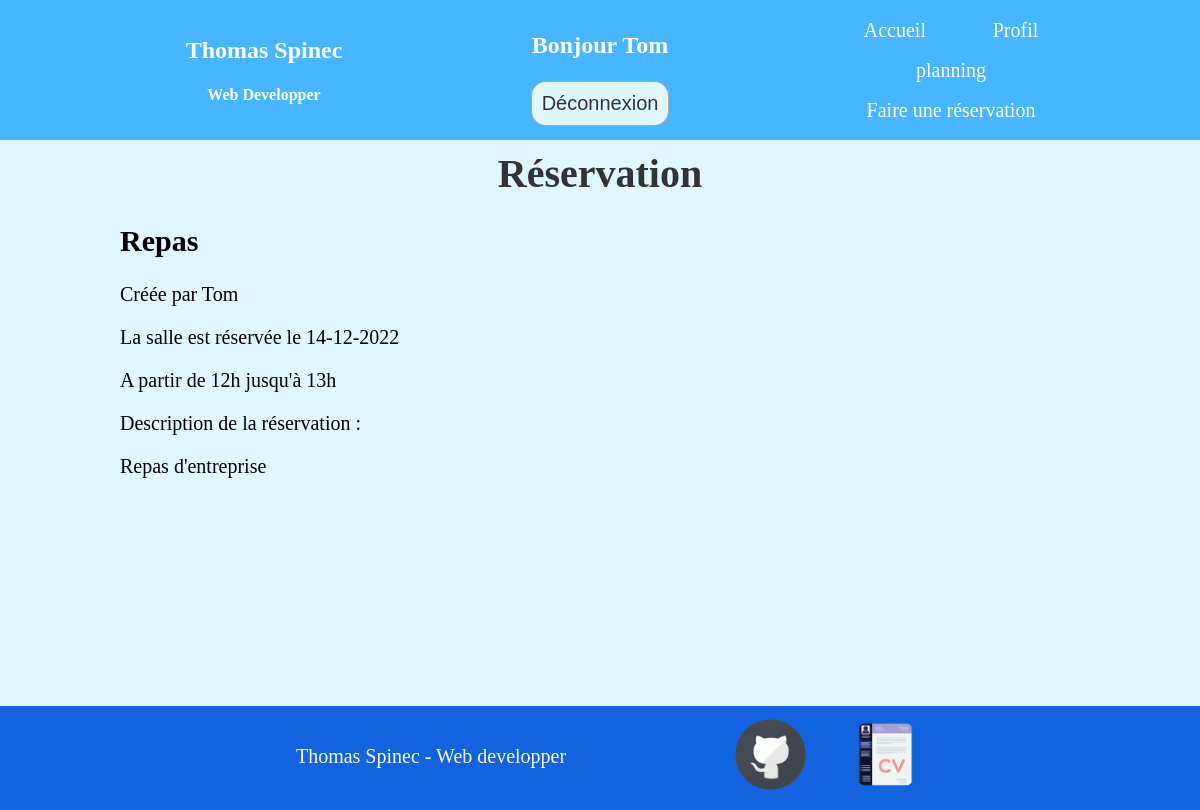
/reservation.php?id=6 (signed in), run on the app's committed database.
### tables this page shows
CREATE TABLE `reservations` (
  `id` int(11) NOT NULL,
  `titre` varchar(255) NOT NULL,
  `description` text NOT NULL,
  `debut` datetime NOT NULL,
  `fin` datetime NOT NULL,
  `id_utilisateur` int(11) NOT NULL
);

CREATE TABLE `utilisateurs` (
  `id` int(11) NOT NULL,
  `login` varchar(255) NOT NULL,
  `password` varchar(255) NOT NULL
);

### reservation.php (the view, shortened to what this page needs)
    <?php
        require 'include/header.php';
        require 'include/connect.php';
        if (isset($_GET['id'])) {
            $id = (int)$_GET['id'];
            $request = "SELECT reservations.titre, reservations.description, DATE_FORMAT(reservations.debut, '%d-%m-%Y %H') as debut, DATE_FORMAT(reservations.fin, '%d-%m-%Y %H') as fin, utilisateurs.login FROM reservations INNER JOIN utilisateurs on reservations.id_utilisateur = utilisateurs.id WHERE reservations.id = $id";
            $exect_request = mysqli_query($connect, $request);
            $reservations = mysqli_fetch_assoc($exect_request);
            list($date, $heure_d) = explode(" ", $reservations['debut']);
            list($date, $heure_f) = explode(" ", $reservations['fin']);
        }
        else {
            header('Location: planning.php');
        }
    ?>
    <main>
        <div class="container">
            <h1>Réservation</h1>
            <div class="info_resa">
                <h2><?= $reservations['titre'] ?></h2>
                <p>Créée par <?= $reservations['login'] ?></p>
                <p>La salle est réservée le <?=$date?></p>
                <p>A partir de <?= $heure_d."h" ?> jusqu'à <?= $heure_f."h" ?></p>
                <p>Description de la réservation :</p>
                <p><?= $reservations['description'] ?></p>
            </div>
        </div>
    </main>
    <?php
        require 'include/footer.php';
    ?>
</body>
</html>

### site.css (style rules this page uses)
body { background-color: #dff6ff; margin: 0; padding: 0; }
html { font-size: 20px; }
h1 { font-size: 2rem; font-weight: bold; text-align: center; color: #333; }
h2 { font-size: 1.5rem; font-weight: bold; }
.container { width: 80%; margin: auto; padding: auto; }
main { margin-top: 150px; min-height: 65vh; margin-bottom: 3%; }

### data on the page
reservations: titre "Repas", id_utilisateur.login "Tom", description "Repas d'entreprise"

### other printed values
$user "Tom"
$date "14-12-2022"
$heure_d "12"
$heure_f "13"
